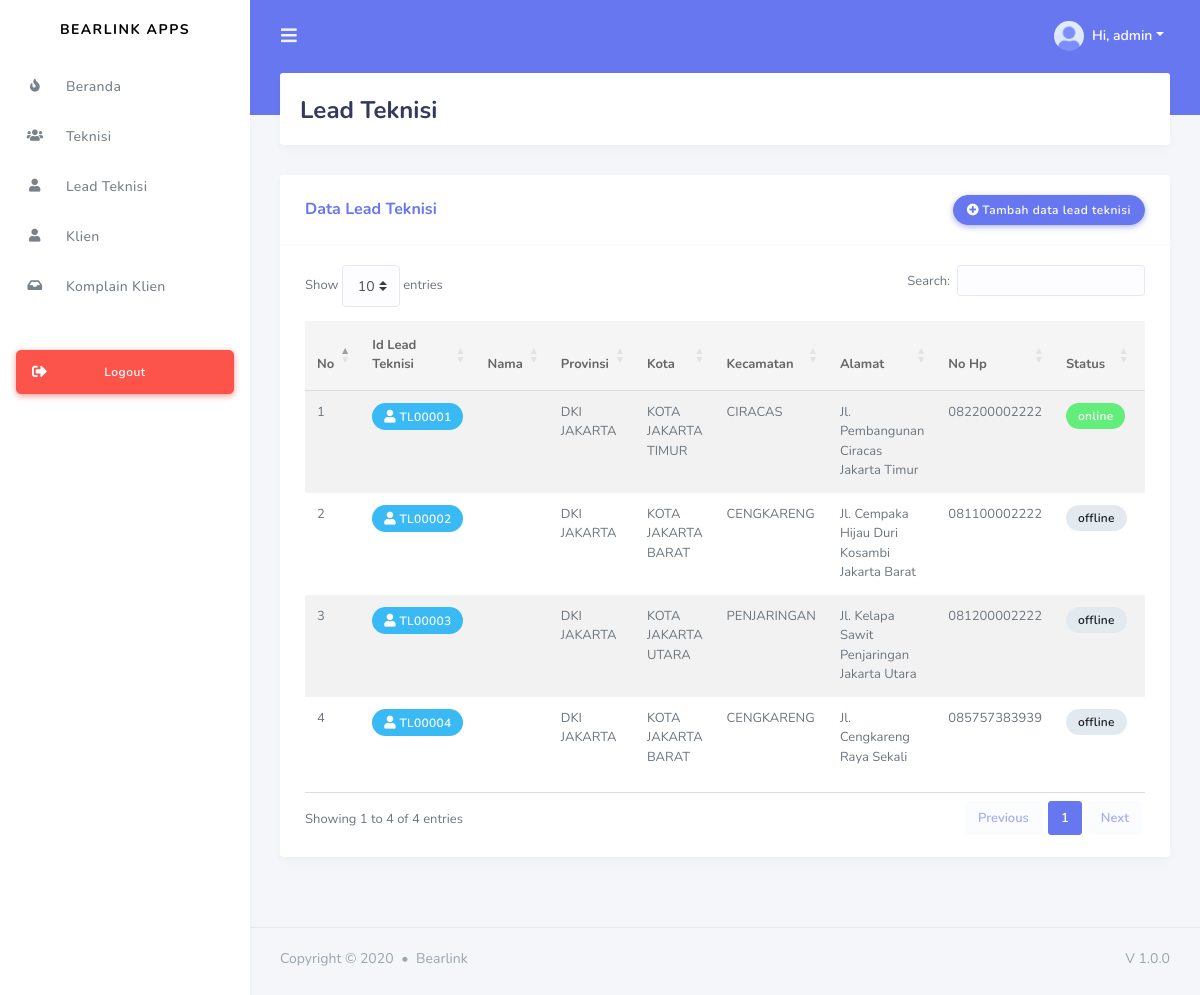
/index.php?page=lead (signed in), run on an earlier commit of the app's database.
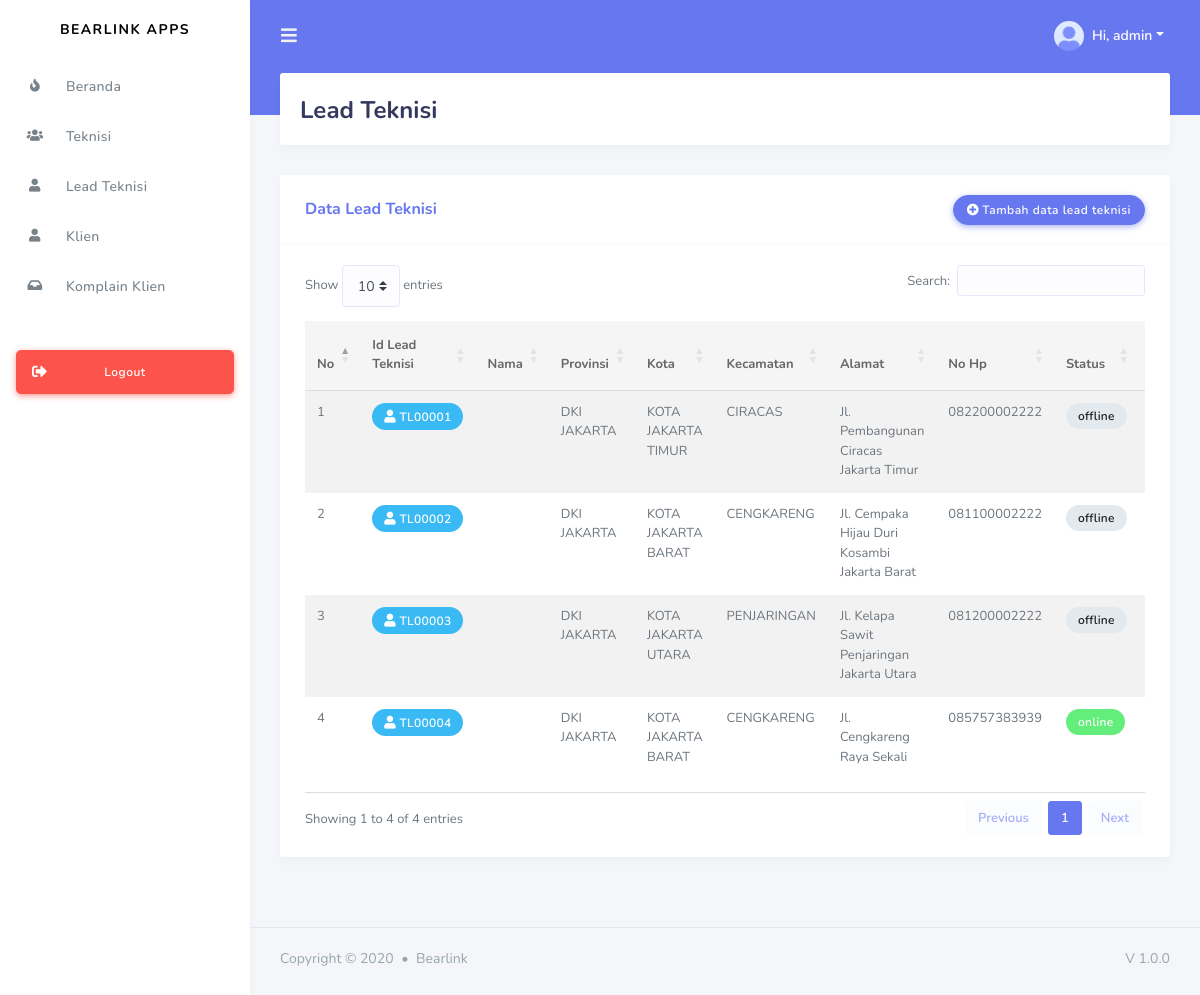
And on a later commit of the database.
### tables this page shows
CREATE TABLE `lead_technician` (
  `id` varchar(32) NOT NULL,
  `province_id` char(2) DEFAULT NULL,
  `regency_id` char(4) DEFAULT NULL,
  `district_id` char(7) DEFAULT NULL,
  `full_name` varchar(50) NOT NULL,
  `email` varchar(50) NOT NULL,
  `password` varchar(10) NOT NULL,
  `handphone` varchar(12) NOT NULL,
  `date_of_birth` date NOT NULL,
  `full_address` longtext NOT NULL,
  `status` enum('online','offline') DEFAULT NULL,
  `lat` decimal(10,8) DEFAULT NULL,
  `lng` decimal(11,8) DEFAULT NULL,
  `created_at` timestamp NULL DEFAULT NULL,
  `updated_at` timestamp NULL DEFAULT NULL,
  `deleted_at` timestamp NULL DEFAULT NULL
);

CREATE TABLE `provinces` (
  `id` char(2) NOT NULL,
  `name` varchar(255) NOT NULL,
  `created_at` timestamp NULL DEFAULT NULL,
  `updated_at` timestamp NULL DEFAULT NULL,
  `deleted_at` timestamp NULL DEFAULT NULL
);

CREATE TABLE `regencies` (
  `id` char(4) NOT NULL,
  `province_id` char(2) NOT NULL,
  `name` varchar(255) NOT NULL,
  `created_at` timestamp NULL DEFAULT NULL,
  `updated_at` timestamp NULL DEFAULT NULL,
  `deleted_at` timestamp NULL DEFAULT NULL
);

CREATE TABLE `districts` (
  `id` char(7) NOT NULL,
  `regency_id` char(4) NOT NULL,
  `name` varchar(255) NOT NULL,
  `created_at` timestamp NULL DEFAULT NULL,
  `updated_at` timestamp NULL DEFAULT NULL,
  `deleted_at` timestamp NULL DEFAULT NULL
);

### page/admin/lead/lead.php (the view, shortened to what this page needs)
<div class="main-content">
    <section class="section">
        <div class="section-header">
            <h1>Lead Teknisi</h1>
        </div>
        <div class="row">
            <div class="col-lg-12 col-md-12 col-12 col-sm-12">
                <div class="card">
                    <div class="card-header">
                        <h4>Data Lead Teknisi</h4>
                        <div class="card-header-action">
                            <a href="?page=leadadd" class="btn btn-primary btn-icon icon-left"><i class="fas fa-plus-circle"></i>Tambah data lead teknisi</a>
                        </div>
                    </div>
                    <div class="card-body">
                        <div class="table-responsive">
                            <table id="example" class="table table-striped">
                                <thead>
                                    <tr>
                                        <th>No</th>
                                        <th>Id Lead Teknisi</th>
                                        <th>Nama</th>
                                        <th>Provinsi</th>
                                        <th>Kota</th>
                                        <th>Kecamatan</th>
                                        <th>Alamat</th>
                                        <th>No Hp</th>
                                        <th>Status</th>
                                        <th>Aksi</th>
                                    </tr>
                                </thead>
                                <tbody>
                                <?php
                                $no = 1;
                                $q = mysqli_query($conn, "SELECT lead_technician.id as id, lead_technician.handphone as handphone, lead_technician.full_name as full_name, provinces.name as provincy_name, regencies.name as regency_name, districts.name as district_name, lead_technician.full_address as address, lead_technician.handphone as handphone, lead_technician.status as status FROM lead_technician
                                                        JOIN provinces ON lead_technician.province_id=provinces.id
                                                        JOIN regencies ON lead_technician.regency_id=regencies.id
                                                        JOIN districts ON lead_technician.district_id=districts.id") or die (mysqli_error($conn));
                                while($data=mysqli_fetch_array($q)){
                                ?>
                                    <tr>
                                        <td><?= $no ?></td>
                                        <td>
                                            <div class="badge badge-info"><i class="fas fa-user"></i> <?= $data['id'] ?></div>
                                        </td>
                                        <td><?= $data['fullname'] ?></td>
                                        <td><?= $data['provincy_name'] ?></td>
                                        <td><?= $data['regency_name'] ?></td>
                                        <td><?= $data['district_name'] ?></td>
                                        <td><?= $data['address'] ?></td>
                                        <td><?= $data['handphone'] ?></td>
                                        <td><?= $data['status'] == 'online' ? '<div class="badge badge-success">online</div>' : '<div class="badge badge-light">offline</div>' ?></td>
                                        <td>
                                        </td>
                                    </tr>
                                <?php $no++; } ?>
                            </table>
                        </div>
                    </div>
                </div>
            </div>
        </div>
    </section>
</div>
<footer class="main-footer">
    <div class="footer-left">
        Copyright &copy; 2020 <div class="bullet"></div> Bearlink
    </div>
    <div class="footer-right">
        V 1.0.0
    </div>
</footer>
</div>
</div>

What changed in the data, as far as the page shows it:
changed lead_technician "Jl. Pembangunan Ciracas Jakarta Timur": status "online" → "offline"
changed lead_technician "Jl. Cengkareng Raya Sekali": status "offline" → "online"
